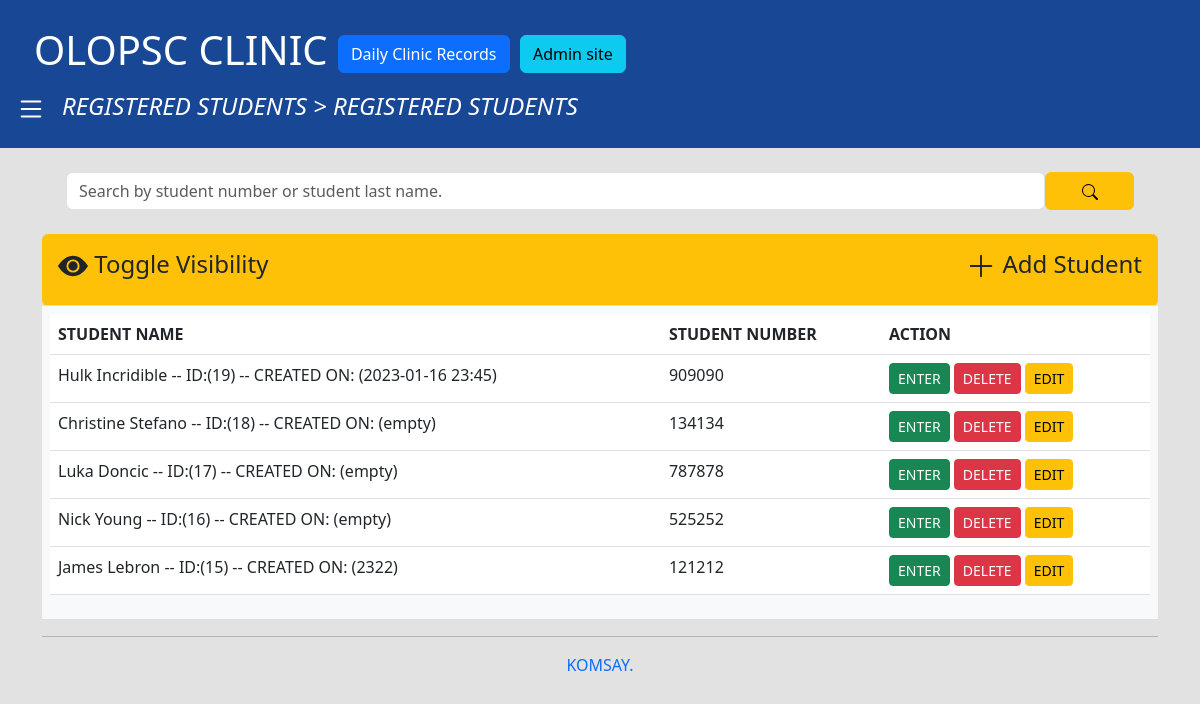
/, run on an earlier commit of the app's database.
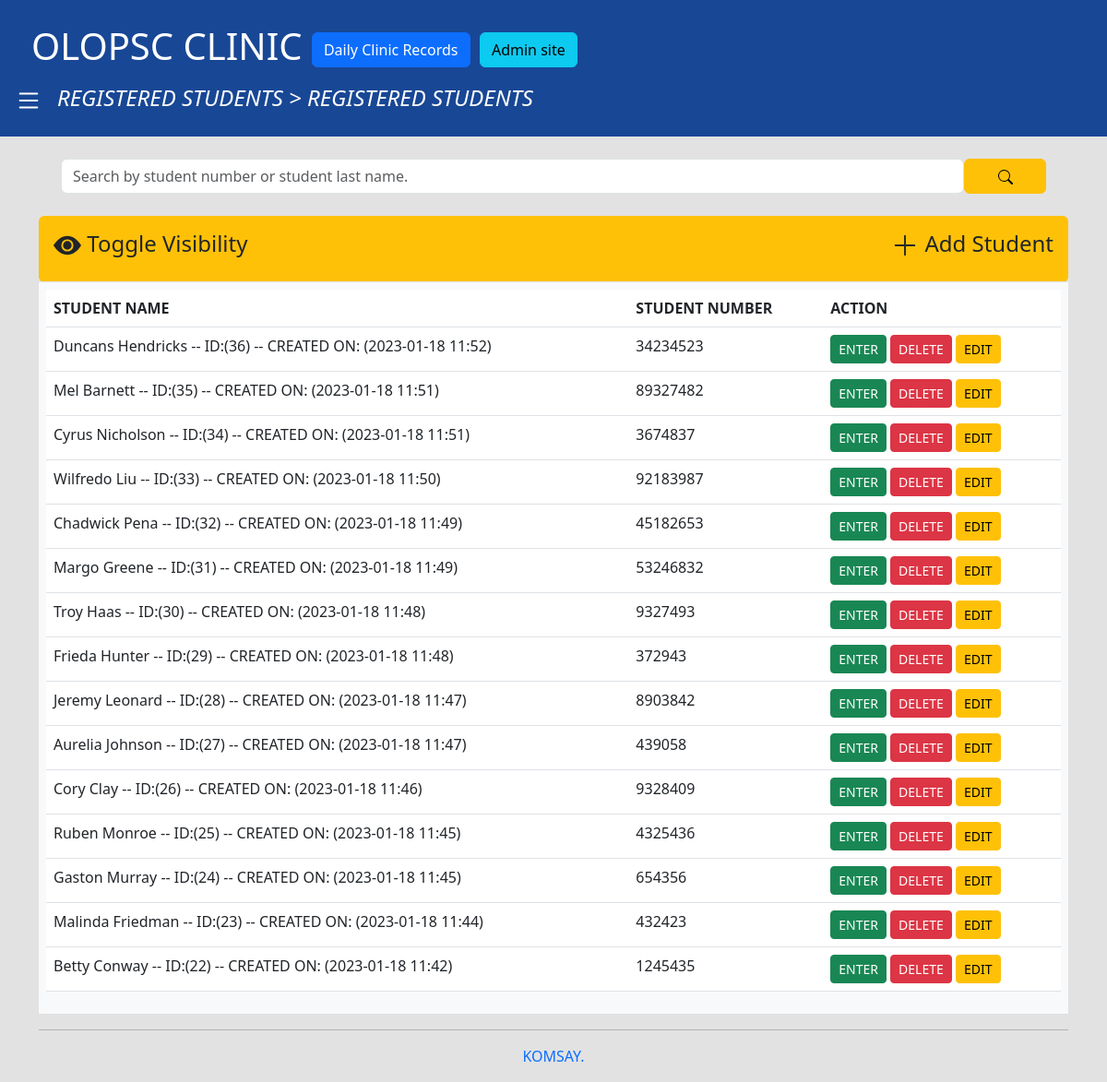
And on a later commit of the database.
### students/models.py (models this page shows, shortened)
class Student(models.Model):
    first_name = models.CharField(max_length=30,verbose_name="First name")
    last_name = models.CharField(max_length=30,verbose_name="Last name")
    student_number = models.IntegerField(max_length=30)
    guardian_name = models.CharField(max_length=30)
    guardian_contact = models.CharField(max_length=30)
    user_created = models.CharField(max_length=30, default="2023")

### students/views.py (the view)
# urls.py: path('', views.homepage, name='homepage'),
def homepage(request):
    data = Student.objects.all().order_by('-id')
    context = {
        'student': data
    }
    return render(request, "students/index.html", context)

### students/templates/students/index.html (shortened to what this page needs)
{% extends 'base.html'%}
{% block content %}
<div class="container">
    <table class="table">
    <tr>
        <td class="bg-warning p-3 rounded">
         <a class="text-dark" onclick="toggle('hide')" style="text-decoration: none;"><h4>
            <svg xmlns="http://www.w3.org/2000/svg" width="30" height="30" fill="currentColor" class="bi bi-eye-fill" viewBox="0 0 16 16">
            <path d="M10.5 8a2.5 2.5 0 1 1-5 0 2.5 2.5 0 0 1 5 0z"/>
            <path d="M0 8s3-5.5 8-5.5S16 8 16 8s-3 5.5-8 5.5S0 8 0 8zm8 3.5a3.5 3.5 0 1 0 0-7 3.5 3.5 0 0 0 0 7z"/>
          </svg> Toggle Visibility <a href="add" class="text-dark" style="text-decoration: none; float: right;"> <svg xmlns="http://www.w3.org/2000/svg" width="30" height="30" fill="currentColor" class="bi bi-plus-lg" viewBox="0 0 16 16">
            <path fill-rule="evenodd" d="M8 2a.5.5 0 0 1 .5.5v5h5a.5.5 0 0 1 0 1h-5v5a.5.5 0 0 1-1 0v-5h-5a.5.5 0 0 1 0-1h5v-5A.5.5 0 0 1 8 2Z"/>
          </svg> Add Student</a></h4></a>
        </div>
    <tr>
        <td class="table-light">
            <div id="hide" style="display:;">
                <table class="table table-hover" >
                    <thead>
                        <tr>
                            <th>STUDENT NAME</th>
                            <th>STUDENT NUMBER</th>
                            <th>ACTION</th>
                        </tr>
                    </thead>
        {% for data in student %}
                    <tr>
                        <td>{{ data.first_name }} {{data.last_name}} -- ID:({{ data.id }}) -- CREATED ON: ({{data.user_created}}) </td>
                        <td>{{ data.student_number }}</td>
                        <td><a class="btn btn-sm btn-success" href="{% url 'students:detail' data.id %}">ENTER</a>
                            <a  onclick="return confirm('Are you sure you want to delete this?')"  class="btn btn-sm btn-danger"href="{% url 'students:delete' data.id %}">DELETE</a>
                            <a class="btn btn-sm btn-warning"href="{% url 'students:edit' data.id %}">EDIT</a></td>
                    </tr>
        {% endfor %}
                </table>
            </div>
        </td>
    </tr>
{% endblock %}

### students/templates/base.html (shortened to what this page needs)
{% load static %}
<!doctype html>
<html lang="en">
  <head>
    <link href="https://cdn.jsdelivr.net/npm/bootstrap@5.3.0-alpha1/dist/css/bootstrap.min.css" rel="stylesheet">
</head>
  <body style="background-color: #e2e2e2;">
    <div class=" p-3" style="background-color: #184795; color: white;">
      <h1 style="background-color: #184795; padding: 10px;">
          <a href="/" class=" ms-2" style="text-decoration: none; color: white;">OLOPSC CLINIC</a>
            <a href="{% url 'students:dailyclinicrecords' %}" class="btn btn-primary">Daily Clinic Records</a> <a class="btn btn-info" href="{% url 'admin:index' %}"> Admin site </a>
          </h1>
      <h4><em class="ms-3">REGISTERED STUDENTS > REGISTERED STUDENTS</em></h4>
  </div>
  <div class="container">
      <form action="{% url 'students:search' %}" method="GET" class="text-center p-4">
          <div style="display: flex;">
              <input type="text" class="form-control" name="search" placeholder="Search by student number or student last name." required>
              <button type="submit" class="btn btn-warning col-1"></button>
          </div>
      </form>
  </div>
    {% block content %}
    {% endblock%}
    <hr>
    <p class="text-primary text-center">KOMSAY.</p>
  </body>
</html>

What changed in the data, as far as the page shows it:
removed Student: first_name "Hulk", last_name "Incridible", id "19", user_created "2023-01-16 23:45", student_number "909090"
removed Student: first_name "Christine", last_name "Stefano", id "18", user_created "empty", student_number "134134"
removed Student: first_name "Luka", last_name "Doncic", id "17", user_created "empty", student_number "787878"
removed Student: first_name "Nick", last_name "Young", id "16", user_created "empty", student_number "525252"
removed Student: first_name "James", last_name "Lebron", id "15", user_created "2322", student_number "121212"
added Student: first_name "Duncans", last_name "Hendricks", id "36", user_created "2023-01-18 11:52", student_number "34234523"
added Student: first_name "Mel", last_name "Barnett", id "35", user_created "2023-01-18 11:51", student_number "89327482"
added Student: first_name "Cyrus", last_name "Nicholson", id "34", user_created "2023-01-18 11:51", student_number "3674837"
added Student: first_name "Wilfredo", last_name "Liu", id "33", user_created "2023-01-18 11:50", student_number "92183987"
added Student: first_name "Chadwick", last_name "Pena", id "32", user_created "2023-01-18 11:49", student_number "45182653"
added Student: first_name "Margo", last_name "Greene", id "31", user_created "2023-01-18 11:49", student_number "53246832"
added Student: first_name "Troy", last_name "Haas", id "30", user_created "2023-01-18 11:48", student_number "9327493"
added Student: first_name "Frieda", last_name "Hunter", id "29", user_created "2023-01-18 11:48", student_number "372943"
added Student: first_name "Jeremy", last_name "Leonard", id "28", user_created "2023-01-18 11:47", student_number "8903842"
added Student: first_name "Aurelia", last_name "Johnson", id "27", user_created "2023-01-18 11:47", student_number "439058"
added Student: first_name "Cory", last_name "Clay", id "26", user_created "2023-01-18 11:46", student_number "9328409"
added Student: first_name "Ruben", last_name "Monroe", id "25", user_created "2023-01-18 11:45", student_number "4325436"
added Student: first_name "Gaston", last_name "Murray", id "24", user_created "2023-01-18 11:45", student_number "654356"
added Student: first_name "Malinda", last_name "Friedman", id "23", user_created "2023-01-18 11:44", student_number "432423"
added Student: first_name "Betty", last_name "Conway", id "22", user_created "2023-01-18 11:42", student_number "1245435"
